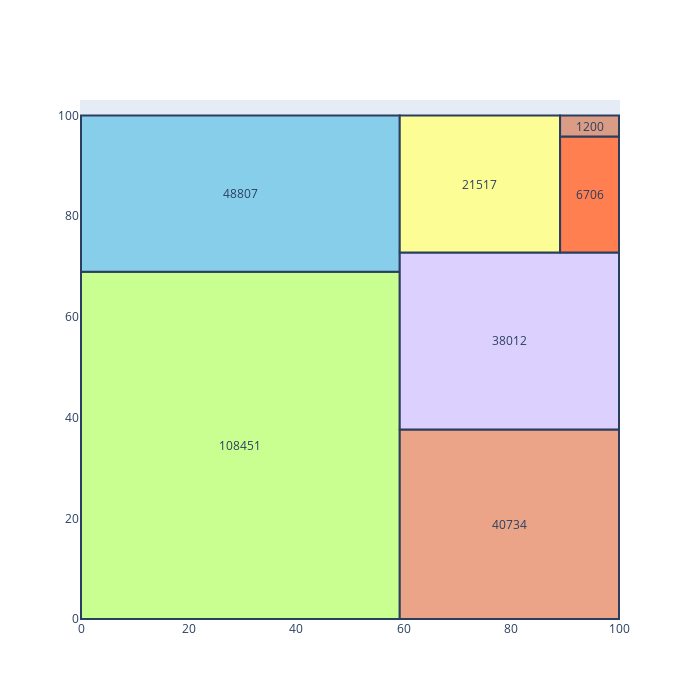

Write notebook code for a chart like this one.
### Code cell
import plotly.graph_objects as go
from plotly.offline import download_plotlyjs, init_notebook_mode, plot, iplot
import squarify


x = 0
y = 0
width = 100
height = 100

age_names = smoke['age_group'].value_counts().index
values = smoke['age_group'].value_counts().tolist()

normed = squarify.normalize_sizes(values, width, height)
rects = squarify.squarify(normed, x, y, width, height)

colors = ['rgb(200, 255, 144)','rgb(135, 206, 235)',
          'rgb(235, 164, 135)','rgb(220, 208, 255)',
          'rgb(253, 253, 150)','rgb(255, 127, 80)', 
         'rgb(218, 156, 133)', 'rgb(245, 92, 76)',
         'rgb(252,64,68)', 'rgb(154,123,91)']

shapes = []
annotations = []
counter = 0

for r in rects:
    shapes.append(
        dict(
            type = 'rect',
            x0 = r['x'],
            y0 = r['y'],
            x1 = r['x'] + r['dx'],
            y1 = r['y'] + r['dy'],
            line = dict(width=2),
            fillcolor = colors[counter]
        )
    )
    annotations.append(
        dict(
            x = r['x']+(r['dx']/2),
            y = r['y']+(r['dy']/2),
            text = values[counter],
            showarrow = False
        )
    )
    counter = counter + 1
    if counter >= len(colors):
        counter = 0
    
# For hover text
trace0 = go.Scatter(
    x = [ r['x']+(r['dx']/2) for r in rects],
    y = [ r['y']+(r['dy']/2) for r in rects],
    text = [ str(v) for v in age_names],
    mode='text',
)

layout = dict(
    height=700, 
    width=700,
    xaxis=dict(showgrid=False,zeroline=False),
    yaxis=dict(showgrid=False,zeroline=False),
    shapes=shapes,
    annotations=annotations,
    hovermode='closest'
)

# With hovertext
figure = dict(data=[trace0], layout=layout)

iplot(figure, filename='squarify-treemap')

### Figure 1 — Plotly figure (JSON) as saved in the notebook; plotly's stock layout.template omitted (floating-point values rounded to 4 significant figures)
{"data": [{"mode": "text", "text": ["40대", "50대", "30대", "60대", "20대", "70대", "80대이상"], "type": "scatter", "x": [29.62, 29.62, 79.62, 79.62, 74.15, 94.52, 94.52], "y": [34.48, 84.48, 18.83, 55.23, 86.4, 84.34, 97.94]}], "layout": {"annotations": [{"showarrow": false, "text": "108451", "x": 29.62, "y": 34.48}, {"showarrow": false, "text": "48807", "x": 29.62, "y": 84.48}, {"showarrow": false, "text": "40734", "x": 79.62, "y": 18.83}, {"showarrow": false, "text": "38012", "x": 79.62, "y": 55.23}, {"showarrow": false, "text": "21517", "x": 74.15, "y": 86.4}, {"showarrow": false, "text": "6706", "x": 94.52, "y": 84.34}, {"showarrow": false, "text": "1200", "x": 94.52, "y": 97.94}], "height": 700, "hovermode": "closest", "shapes": [{"fillcolor": "rgb(200, 255, 144)", "line": {"width": 2}, "type": "rect", "x0": 0, "x1": 59.25, "y0": 0, "y1": 68.96}, {"fillcolor": "rgb(135, 206, 235)", "line": {"width": 2}, "type": "rect", "x0": 0, "x1": 59.25, "y0": 68.96, "y1": 100}, {"fillcolor": "rgb(235, 164, 135)", "line": {"width": 2}, "type": "rect", "x0": 59.25, "x1": 100, "y0": 0, "y1": 37.66}, {"fillcolor": "rgb(220, 208, 255)", "line": {"width": 2}, "type": "rect", "x0": 59.25, "x1": 100, "y0": 37.66, "y1": 72.8}, {"fillcolor": "rgb(253, 253, 150)", "line": {"width": 2}, "type": "rect", "x0": 59.25, "x1": 89.05, "y0": 72.8, "y1": 100}, {"fillcolor": "rgb(255, 127, 80)", "line": {"width": 2}, "type": "rect", "x0": 89.05, "x1": 100, "y0": 72.8, "y1": 95.87}, {"fillcolor": "rgb(218, 156, 133)", "line": {"width": 2}, "type": "rect", "x0": 89.05, "x1": 100.0, "y0": 95.87, "y1": 100}], "width": 700, "xaxis": {"autorange": true, "range": [-0.1859, 100.2], "showgrid": false, "type": "linear", "zeroline": false}, "yaxis": {"autorange": true, "range": [-0.1987, 103.1], "showgrid": false, "type": "linear", "zeroline": false}}}
